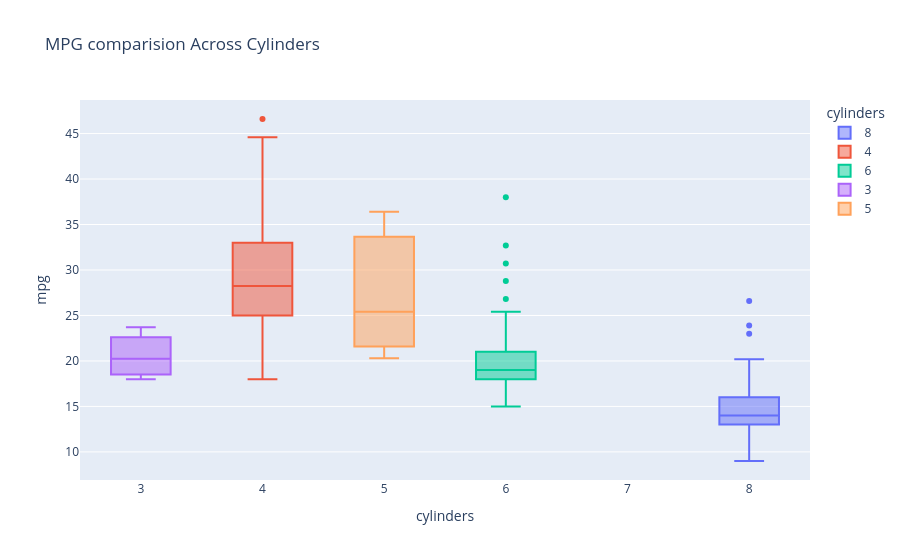

This figure's notebook cell:
### Code cell
## Box plot of the cylinders and mpg
fig = px.box(data_frame= df, x= "cylinders", y= "mpg", color="cylinders",
            title= "MPG comparision Across Cylinders")
fig.show()

### Figure 1 — Plotly figure (JSON) as saved in the notebook; plotly's stock layout.template omitted (floating-point values rounded to 4 significant figures; data arrays with more than 128 entries replaced by an {"elided": "..."} marker saying what was removed)
{"data": [{"alignmentgroup": "True", "hovertemplate": "cylinders=%{x}<br>mpg=%{y}<extra></extra>", "legendgroup": "8", "marker": {"color": "#636efa"}, "name": "8", "notched": false, "offsetgroup": "8", "orientation": "v", "showlegend": true, "type": "box", "x": [8, 8, 8, 8, 8, 8, 8, 8, 8, 8, 8, 8, 8, 8, 8, 8, 8, 8, 8, 8, 8, 8, 8, 8, 8, 8, 8, 8, 8, 8, 8, 8, 8, 8, 8, 8, 8, 8, 8, 8, 8, 8, 8, 8, 8, 8, 8, 8, 8, 8, 8, 8, 8, 8, 8, 8, 8, 8, 8, 8, 8, 8, 8, 8, 8, 8, 8, 8, 8, 8, 8, 8, 8, 8, 8, 8, 8, 8, 8, 8, 8, 8, 8, 8, 8, 8, 8, 8, 8, 8, 8, 8, 8, 8, 8, 8, 8, 8, 8, 8, 8, 8, 8], "x0": " ", "xaxis": "x", "y": [18.0, 15.0, 18.0, 16.0, 17.0, 15.0, 14.0, 14.0, 14.0, 15.0, 15.0, 14.0, 15.0, 14.0, 10.0, 10.0, 11.0, 9.0, 14.0, 14.0, 14.0, 14.0, 12.0, 13.0, 13.0, 13.0, 14.0, 15.0, 14.0, 17.0, 11.0, 13.0, 12.0, 13.0, 15.0, 13.0, 13.0, 14.0, 13.0, 14.0, 13.0, 14.0, 15.0, 12.0, 13.0, 13.0, 14.0, 13.0, 12.0, 13.0, 11.0, 12.0, 13.0, 12.0, 15.0, 16.0, 15.0, 11.0, 16.0, 13.0, 14.0, 14.0, 14.0, 16.0, 15.0, 16.0, 14.0, 20.0, 13.0, 17.5, 16.0, 15.5, 14.5, 13.0, 16.5, 13.0, 13.0, 13.0, 17.5, 17.0, 15.5, 15.0, 16.0, 15.5, 15.5, 16.0, 19.9, 19.4, 20.2, 19.2, 18.1, 17.5, 17.0, 17.6, 16.5, 18.2, 16.9, 15.5, 19.2, 18.5, 23.0, 23.9, 26.6], "y0": " ", "yaxis": "y"}, {"alignmentgroup": "True", "hovertemplate": "cylinders=%{x}<br>mpg=%{y}<extra></extra>", "legendgroup": "4", "marker": {"color": "#EF553B"}, "name": "4", "notched": false, "offsetgroup": "4", "orientation": "v", "showlegend": true, "type": "box", "x": {"elided": "204 int values"}, "x0": " ", "xaxis": "x", "y": {"elided": "204 float values"}, "y0": " ", "yaxis": "y"}, {"alignmentgroup": "True", "hovertemplate": "cylinders=%{x}<br>mpg=%{y}<extra></extra>", "legendgroup": "6", "marker": {"color": "#00cc96"}, "name": "6", "notched": false, "offsetgroup": "6", "orientation": "v", "showlegend": true, "type": "box", "x": [6, 6, 6, 6, 6, 6, 6, 6, 6, 6, 6, 6, 6, 6, 6, 6, 6, 6, 6, 6, 6, 6, 6, 6, 6, 6, 6, 6, 6, 6, 6, 6, 6, 6, 6, 6, 6, 6, 6, 6, 6, 6, 6, 6, 6, 6, 6, 6, 6, 6, 6, 6, 6, 6, 6, 6, 6, 6, 6, 6, 6, 6, 6, 6, 6, 6, 6, 6, 6, 6, 6, 6, 6, 6, 6, 6, 6, 6, 6, 6, 6, 6, 6, 6], "x0": " ", "xaxis": "x", "y": [22.0, 18.0, 21.0, 21.0, 19.0, 16.0, 17.0, 19.0, 18.0, 18.0, 19.0, 18.0, 18.0, 16.0, 18.0, 18.0, 23.0, 18.0, 21.0, 20.0, 20.0, 21.0, 19.0, 15.0, 16.0, 16.0, 18.0, 19.0, 18.0, 15.0, 15.0, 17.0, 16.0, 15.0, 18.0, 21.0, 20.0, 18.0, 19.0, 22.0, 22.0, 24.0, 22.5, 20.0, 18.0, 18.5, 17.5, 19.0, 16.5, 17.5, 20.5, 19.0, 18.5, 22.0, 19.2, 20.5, 20.2, 20.5, 19.4, 20.6, 20.8, 18.6, 18.1, 17.7, 17.0, 16.2, 21.5, 19.8, 20.2, 20.6, 28.8, 26.8, 19.1, 32.7, 23.5, 30.7, 25.4, 24.2, 22.4, 20.2, 17.6, 25.0, 38.0, 22.0], "y0": " ", "yaxis": "y"}, {"alignmentgroup": "True", "hovertemplate": "cylinders=%{x}<br>mpg=%{y}<extra></extra>", "legendgroup": "3", "marker": {"color": "#ab63fa"}, "name": "3", "notched": false, "offsetgroup": "3", "orientation": "v", "showlegend": true, "type": "box", "x": [3, 3, 3, 3], "x0": " ", "xaxis": "x", "y": [19.0, 18.0, 21.5, 23.7], "y0": " ", "yaxis": "y"}, {"alignmentgroup": "True", "hovertemplate": "cylinders=%{x}<br>mpg=%{y}<extra></extra>", "legendgroup": "5", "marker": {"color": "#FFA15A"}, "name": "5", "notched": false, "offsetgroup": "5", "orientation": "v", "showlegend": true, "type": "box", "x": [5, 5, 5], "x0": " ", "xaxis": "x", "y": [20.3, 25.4, 36.4], "y0": " ", "yaxis": "y"}], "layout": {"boxmode": "overlay", "legend": {"title": {"text": "cylinders"}, "tracegroupgap": 0}, "title": {"text": "MPG comparision Across Cylinders"}, "xaxis": {"anchor": "y", "categoryarray": [8, 4, 6, 3, 5], "categoryorder": "array", "domain": [0, 1], "title": {"text": "cylinders"}}, "yaxis": {"anchor": "x", "domain": [0, 1], "title": {"text": "mpg"}}}}
